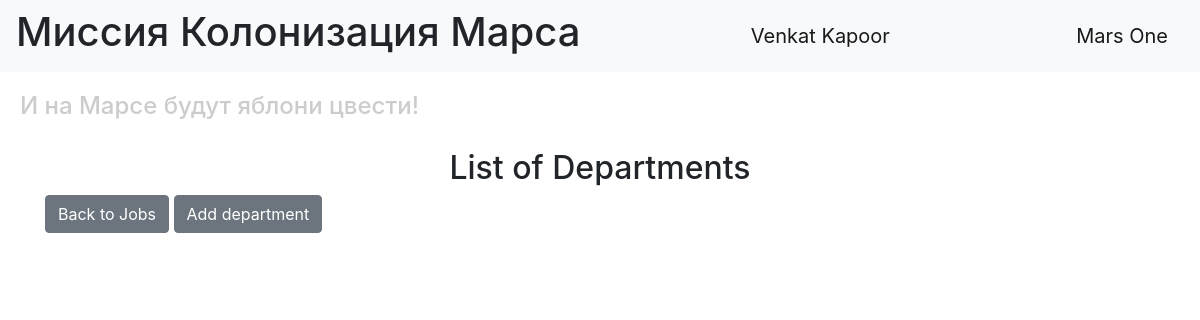
The app's page /departments (signed in), older data.
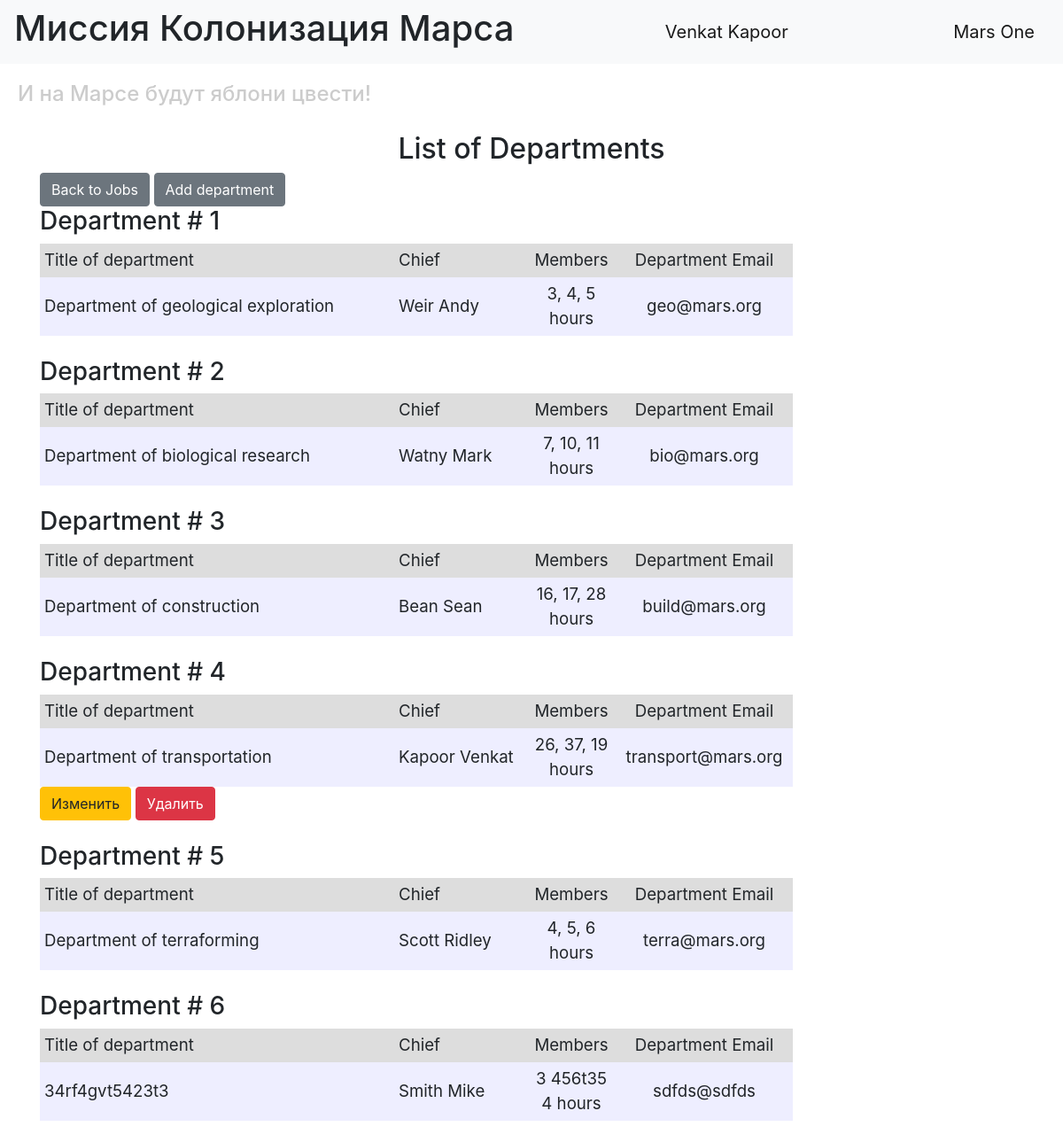
The same page, newer data.
### data/users.py (models this page shows, shortened)
class User(SqlAlchemyBase, UserMixin):
    __tablename__ = 'users'
    id = sqlalchemy.Column(sqlalchemy.Integer, primary_key=True, autoincrement=True)
    surname = sqlalchemy.Column(sqlalchemy.String, nullable=True)
    name = sqlalchemy.Column(sqlalchemy.String, nullable=True)
    age = sqlalchemy.Column(sqlalchemy.Integer, nullable=True)
    position = sqlalchemy.Column(sqlalchemy.String, nullable=True)
    speciality = sqlalchemy.Column(sqlalchemy.String, nullable=True)
    address = sqlalchemy.Column(sqlalchemy.String, nullable=True)
    email = sqlalchemy.Column(sqlalchemy.String, index=True, unique=True, nullable=True)
    hashed_password = sqlalchemy.Column(sqlalchemy.String, nullable=True)
    modifed_date = sqlalchemy.Column(sqlalchemy.DateTime, default=datetime.datetime.now)
    jobs = orm.relation("Jobs", back_populates='user')
    departments = orm.relation("Department", back_populates='user')

### data/departments.py (models this page shows, shortened)
class Department(SqlAlchemyBase, UserMixin):
    __tablename__ = 'departments'
    id = sqlalchemy.Column(sqlalchemy.Integer, primary_key=True, autoincrement=True)
    title = sqlalchemy.Column(sqlalchemy.String, nullable=True)
    chief = sqlalchemy.Column(sqlalchemy.Integer, sqlalchemy.ForeignKey("users.id"))
    members = sqlalchemy.Column(sqlalchemy.String, nullable=True)
    email = sqlalchemy.Column(sqlalchemy.String, index=True, unique=True, nullable=True)
    user = orm.relation('User')

### main_add_job.py (the view)
@app.route('/departments')
@login_required
def departments():
    db_sess = db_session.create_session()
    departments = db_sess.query(Department).all()
    users = db_sess.query(User).all()
    names = {name.id: (name.surname, name.name) for name in users}
    return render_template('departments.html', departments=departments, names=names, title='List of Departments')

### data/db_session.py (called while the page is built)
def create_session() -> Session:
    global __factory
    return __factory()

### main_add_job.py (called while the page is built)
@login_manager.user_loader
def load_user(user_id):
    db_sess = db_session.create_session()
    return db_sess.query(User).get(user_id)

### templates/departments.html (shortened to what this page needs)
{% extends "base.html" %}
{% block content %}
<h2 align="center">List of Departments</h2>
<a href="/" class="btn btn-secondary">
            Back to Jobs
        </a>
<a href="/add_department" class="btn btn-secondary">
            Add department
        </a>
{% for department in departments %}
<h3>Department # {{ department.id }}</h3>
<div class="table_container">
    <table class="my_table">
        <tr class="my_row">
            <td class="title" width="400px" bgcolor="#dddddd">Title of department</td>
            <td class="title" width="150px" bgcolor="#dddddd">Chief</td>
            <td class="title" width="100px" bgcolor="#dddddd" align="center">Members</td>
            <td class="title" width="200px" bgcolor="#dddddd" align="center">Department Email</td>
        </tr>
        <tr class="my_row">
            <td class="ordinary" bgcolor="#eeeeff">{{ department.title.capitalize() }}</td>
            <td class="ordinary" bgcolor="#eeeeff">{{ names[department.chief][0] }} {{ names[department.chief][1] }}</td>
            <td class="ordinary" bgcolor="#eeeeff" align="center">{{ department.members }} hours</td>
            <td class="ordinary" bgcolor="#eeeeff" align="center">{{ department.email }}</td>
        </tr>
    </table>
    {% if current_user.is_authenticated and (current_user == department.user or current_user.id == 1) %}
    <div>
        <a href="/update_department/{{department.id}}" class="btn btn-warning">
            Изменить
        </a>
        <a href="/departments_delete/{{department.id}}" class="btn btn-danger">
            Удалить
        </a>
    </div>
{% endif %}
</div>
<br>
{% endfor %}
{% endblock %}

### templates/base.html (shortened to what this page needs)
<!DOCTYPE html>
<html lang="en">
<head>
    <link rel="stylesheet" href="https://stackpath.bootstrapcdn.com/bootstrap/4.4.1/css/bootstrap.min.css"
>
    <link rel="stylesheet" type="text/css" href="../static/css/style.css"/>
</head>
<body>
<header>
    <nav class="navbar navbar-light bg-light">
        <h1>Миссия Колонизация Марса</h1>
        {% if current_user.is_authenticated %}
        <a class="navbar-brand" href="/logout">{{ current_user.name }} {{ current_user.surname }}</a>
        {% else %}
        <p>
            <a class="btn btn-primary " href="/register">Register</a>
            <a class="btn btn-success" href="/login">Log in</a>
        </p>
        {% endif %}
        <a class="navbar-brand" href="#">Mars One</a>
    </nav>
    <h4>И на Марсе будут яблони цвести!</h4>
</header>
<main role="main" class="container">
    {% block content %}{% endblock %}
</main>
</body>
</html>

### static/css/style.css (style rules this page uses)
td.title { background-color: "#dddddd"; align: "center"; font-size: 14pt; padding: 5px; }
td.ordinary { background-color: "#eeeeff"; align: "center"; font-size: 14pt; padding: 5px; }
h4 { color: #cccccc; padding: 20px; }

Row changes from the older to the newer data that the page shows:
added Department: id "1", title "Department of geological exploration", chief.surname "Weir", chief.name "Andy", members "3, 4, 5", email "geo@mars.org"
added Department: id "2", title "Department of biological research", chief.surname "Watny", chief.name "Mark", members "7, 10, 11", email "bio@mars.org"
added Department: id "3", title "Department of construction", chief.surname "Bean", chief.name "Sean", members "16, 17, 28", email "build@mars.org"
added Department: id "4", title "Department of transportation", chief.surname "Kapoor", chief.name "Venkat", members "26, 37, 19", email "transport@mars.org"
added Department: id "5", title "Department of terraforming", chief.surname "Scott", chief.name "Ridley", members "4, 5, 6", email "terra@mars.org"
added Department: id "6", title "34rf4gvt5423t3", chief.surname "Smith", chief.name "Mike", members "3 456t35 4", email "sdfds@sdfds"
